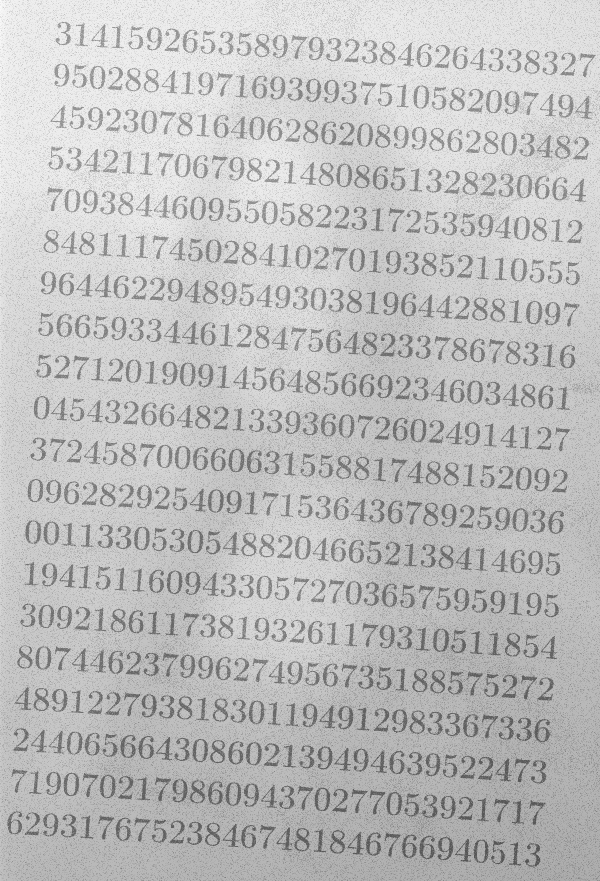
#> input picture 2/data/morf_test.png, 600 x 881 px
$ python -i question1.py   (imports and definitions only)
#> lines starting #> are read from the running program, lines starting #| are printed output that depends on the picture; after the words box and inside, x2 and y2 are one past the last pixel; in counts of white or black regions, pixels touching at a corner belong together
import cv2 as cv
import numpy as np
import matplotlib.pyplot as plt

def run():
    img = cv.imread("data/morf_test.png")
#> img is the input picture: shape (881, 600, 3); min 85, max 251, mean 190.6

    #Aplica filtro pra diminuir ruido
    img_filtered = cv.bilateralFilter(img,9,75,75)

    #Aplica bottom hat
    kernel = cv.getStructuringElement(cv.MORPH_RECT, (5, 5))
    bottomhat = cv.morphologyEx(img_filtered, cv.MORPH_BLACKHAT, kernel)
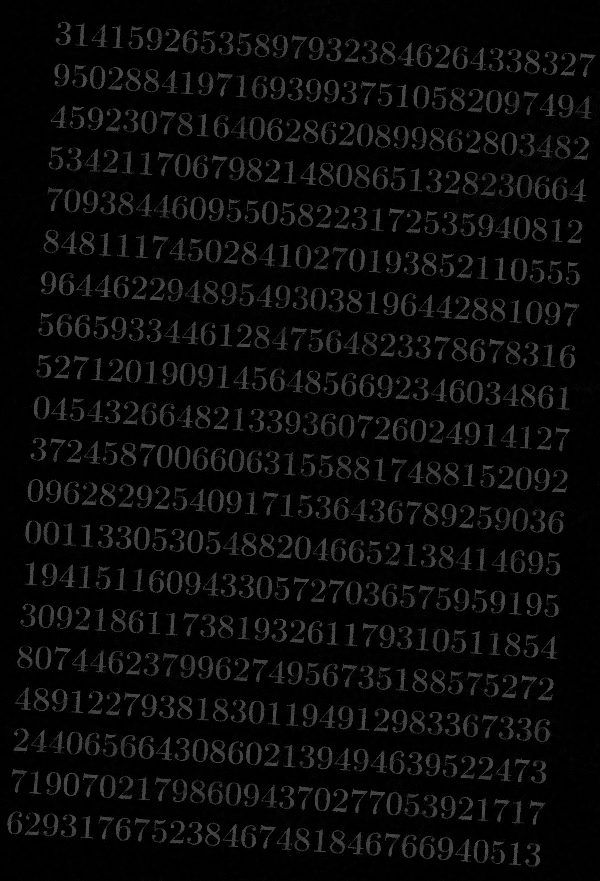
#> bottomhat: shape (881, 600, 3); min 0, max 80, mean 9.5

    #Binariza imagem, limiar = 30
    ret,thresh1 = cv.threshold(bottomhat,30,255,cv.THRESH_BINARY)
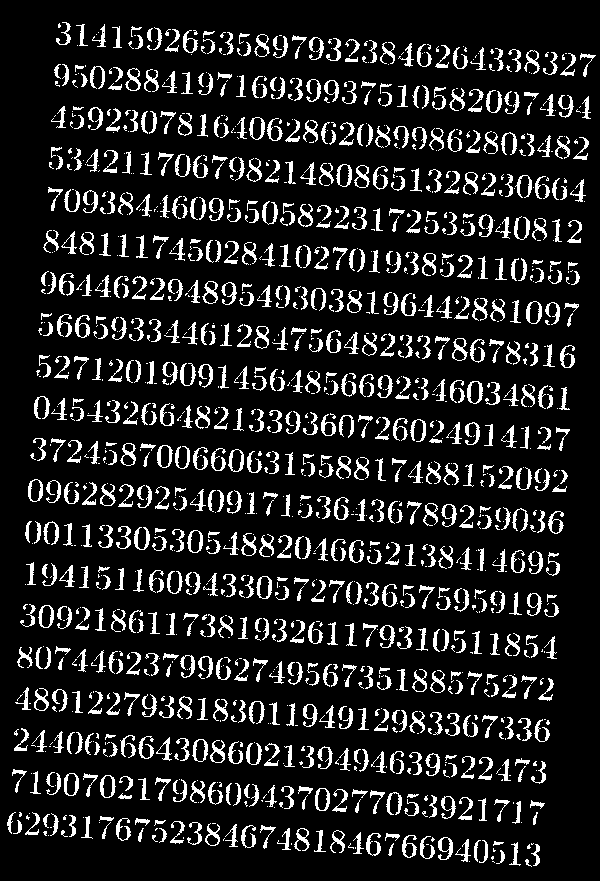
#> thresh1: shape (881, 600, 3); 13.1% white; 1386 white regions (615 under 20 px), largest, box (x1, y1, x2, y2) and area: (467, 381, 483, 404) 155, (134, 527, 150, 550) 154, (438, 837, 453, 860) 150

    #Fechamento para diminuir defeitos nas letras
    kernel = cv.getStructuringElement(cv.MORPH_RECT, (2, 2))
    thresh1 = cv.morphologyEx(thresh1, cv.MORPH_CLOSE, kernel)
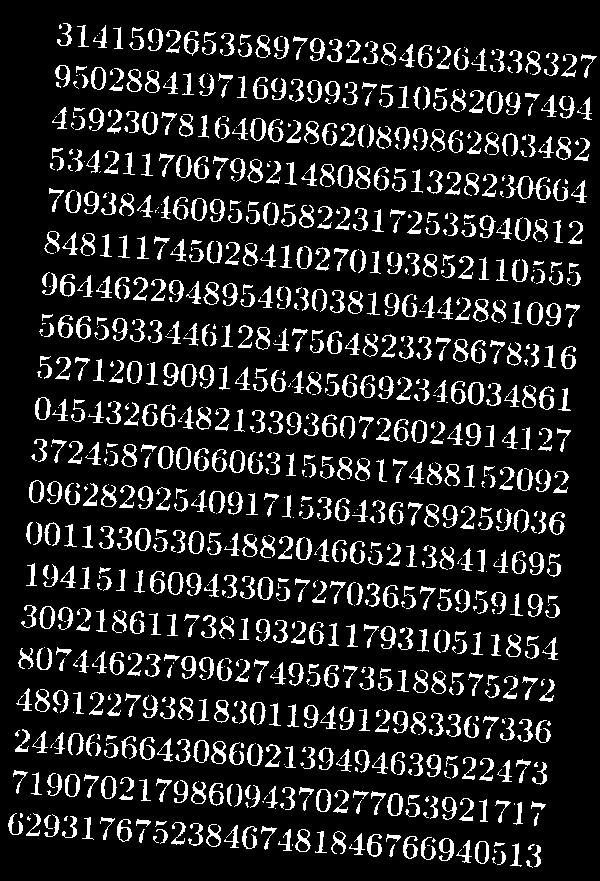
#> thresh1: shape (881, 600, 3); 13.5% white; 1012 white regions (302 under 20 px), largest, box (x1, y1, x2, y2) and area: (516, 176, 551, 200) 267, (468, 382, 484, 405) 158, (135, 528, 151, 551) 156
    thresh_show = cv.bitwise_not(thresh1)

    #Acha somente o fundo
    kernel = cv.getStructuringElement(cv.MORPH_RECT, (7, 7))
    background = cv.morphologyEx(img, cv.MORPH_CLOSE, kernel)
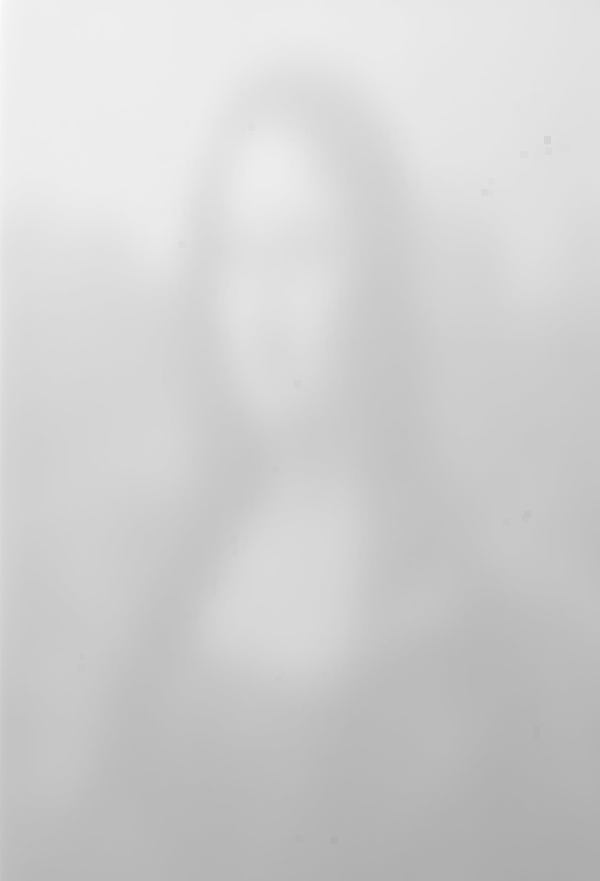
#> background: shape (881, 600, 3); min 172, max 251, mean 207.7

    #Fundo - imagem
    newimg = background - img

    #Melhora resultado fundo - imagem
    kernel = cv.getStructuringElement(cv.MORPH_RECT, (2, 2))
    sla = cv.morphologyEx(newimg, cv.MORPH_OPEN, kernel)
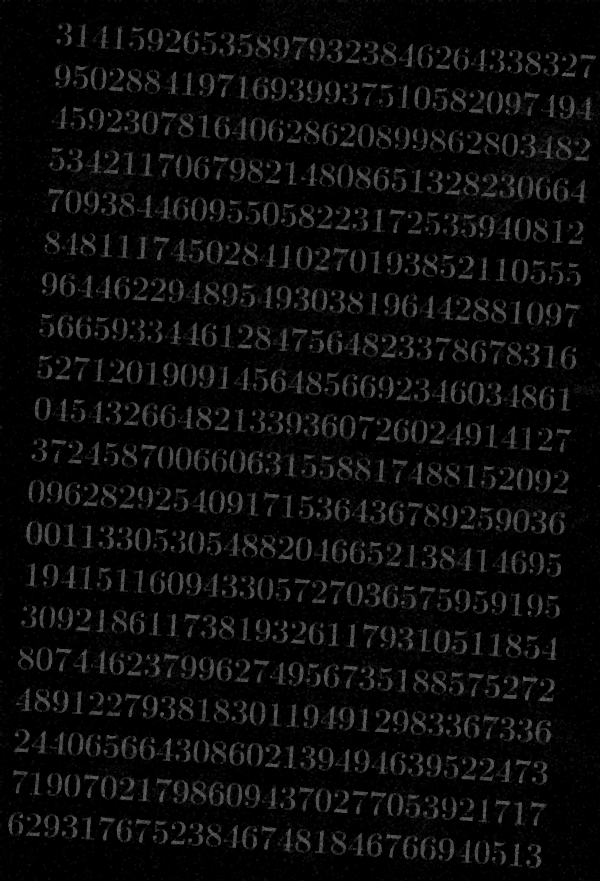
#> sla: shape (881, 600, 3); min 0, max 90, mean 11.2

    #Mostra resultados
    titles = ['Imagem Original','Bottom-hat aplicado','Binarização','Fundo','Fundo menos original','Fundo menos original melhorada']
    images = [img, bottomhat, thresh_show,background,newimg,sla]
    for i in range(6):
        plt.subplot(2,3,i+1),plt.imshow(images[i])
        plt.title(titles[i])
        plt.xticks([]),plt.yticks([])
    plt.show()

>>> result = run()
